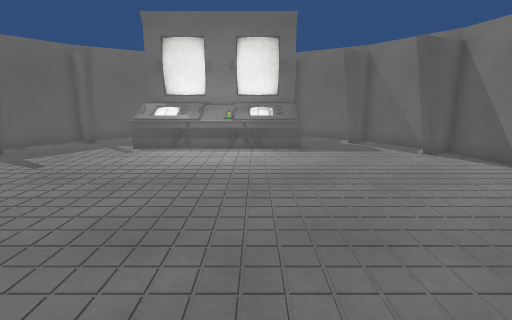
View 1 (above)

14 first-person views from a walk through a Unity game level. The camera is 1.2 m above the floor, tilts 12° down and sees 85° across. The floor is counted in squares, 0.5 m on a side. Each view is taken from the middle of a square. On the plan, view 1 faces up. The plan holds only what a view shows up to about 18 squares ahead; the rest is blank. The player character is not drawn. Some surface patterns are stand-ins.

View 2
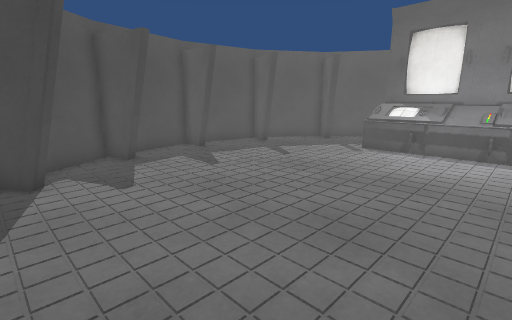

View 3
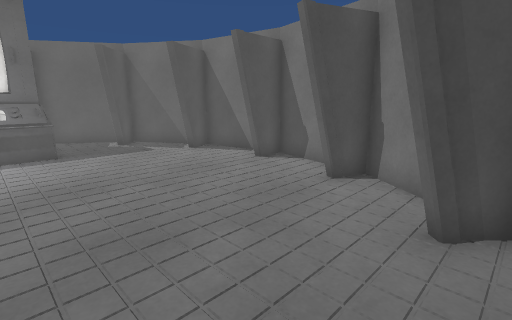

View 4
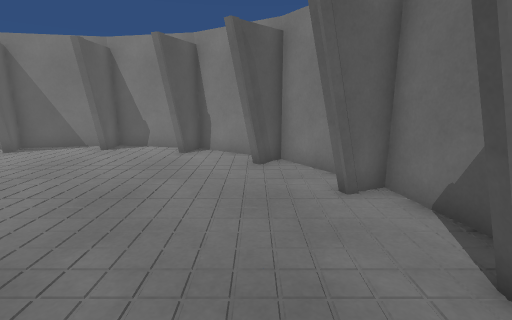

View 5
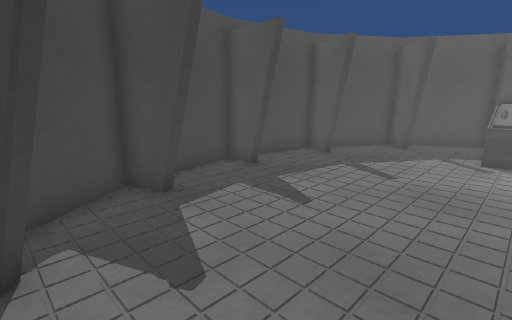

View 6
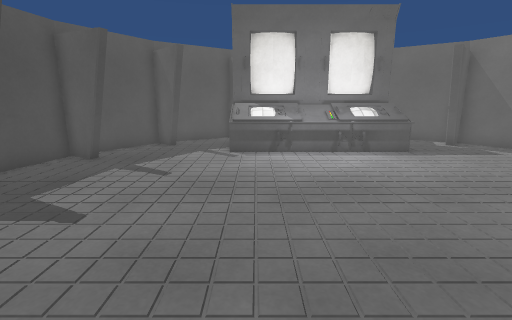

View 7
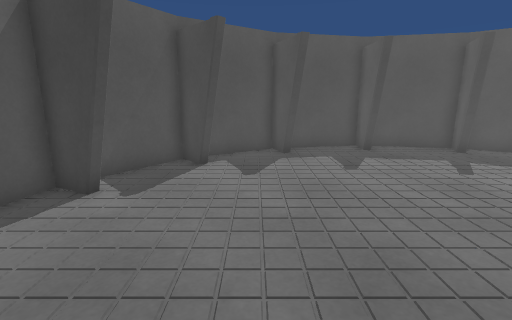

View 8
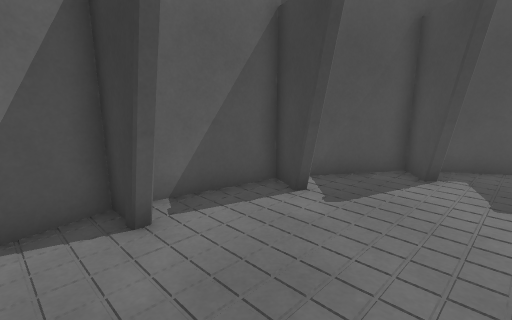

View 9
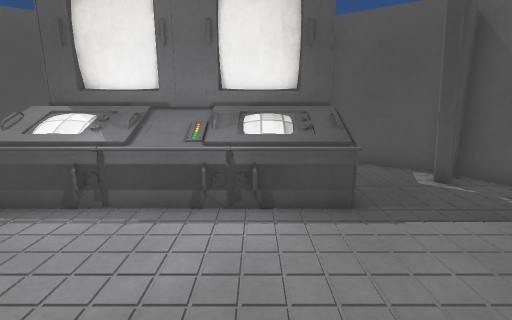

View 10
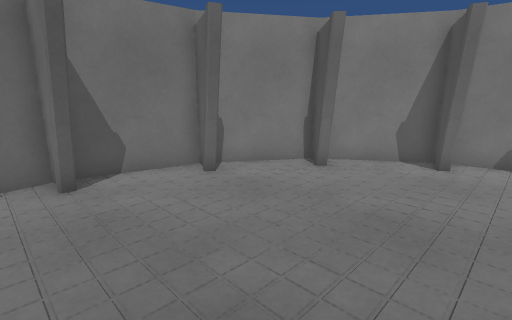

View 11
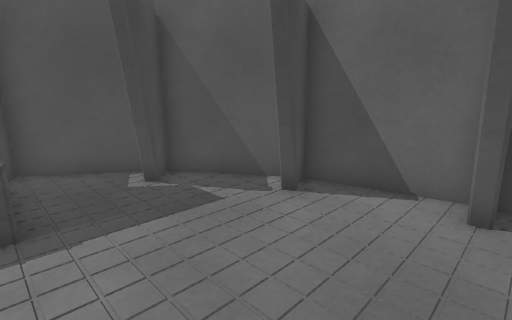

View 12
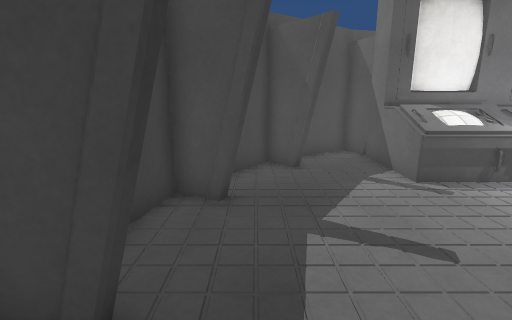

View 13
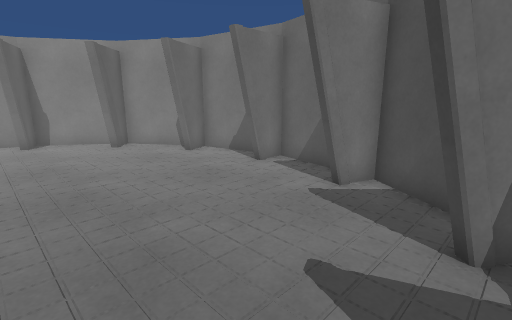

View 14
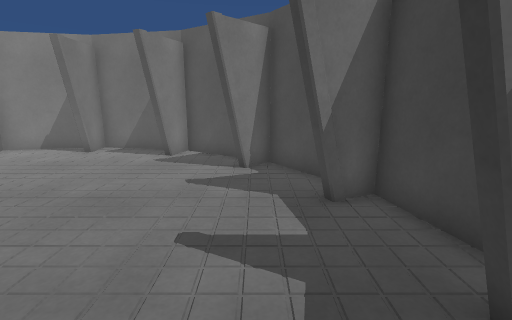

### Floor plan
Key: @ floor where view 1 was taken; # wall or solid block; . floor; ^ raised ledge; O other object.
Columns run from 14 left of view 1 to 10 right of it. Each row starts with its distance up from view 1.
 19       ###       ###
 18     ###.#       #.###
 17    ##...#########...##
 16   ####..#OOO^OOO#..####
 15   #.....OOOOOOOOO.....#
 14   #.....#O##^##O#.....#
 13  ###.................###
 12  ###.................###
 11 ##..................... #
 10 #.......................#
  9 ###...................###
  8 ###...................###
  7 #.......................#
  6 ##..................... #
  5  ###.................###
  4  ###.................###
  3   #...................#
  2   #...................#
  1   ####.............####
  0    ##.........@.....##
 -1     ###.#.......#.###
 -2       ###...#...###
 -3        ###########

Where each view was taken, in squares from view 1:
view 1: 0 up, 0 right, facing up
view 2: 0 up, 0 right, facing up-left
view 3: 0 up, 0 right, facing up-right
view 4: 1 up, 5 left, facing right
view 5: 1 up, 5 left, facing up-left
view 6: 1 up, 5 left, facing up
view 7: 3 up, 1 right, facing left
view 8: 3 up, 0 right, facing down-left
view 9: 8 up, 0 right, facing up
view 10: 10 up, 0 right, facing down-right
view 11: 8 up, 2 right, facing up-right
view 12: 6 up, 11 left, facing up
view 13: 6 up, 10 left, facing down-right
view 14: 11 up, 10 left, facing down
